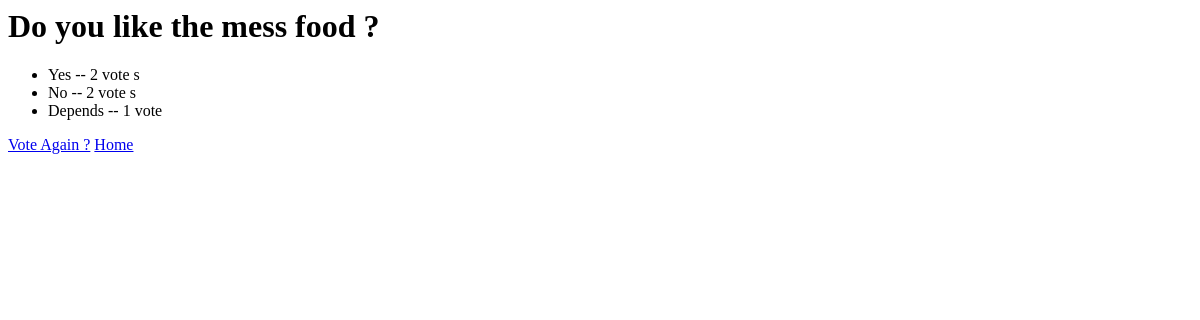
Before: /polls/4/results/ with the older database file.
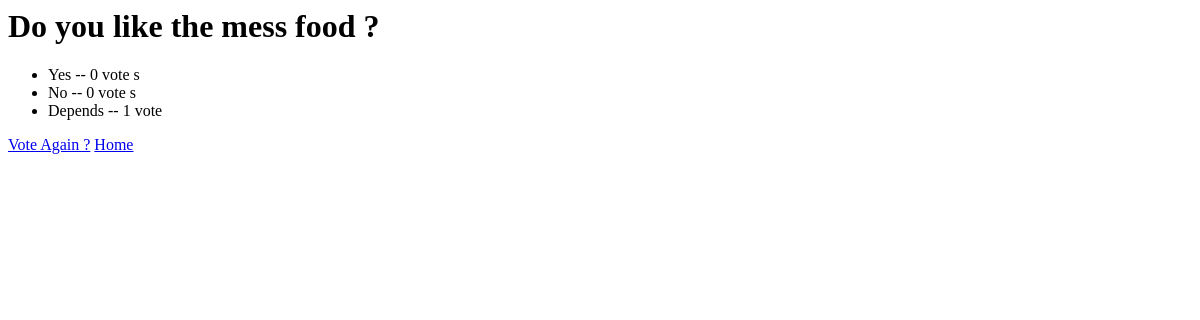
After: the same page with the newer database file.
### Polls/models.py (models this page shows, shortened)
class Question(models.Model):
    questionText = models.CharField(max_length=200)
    pubDate = models.DateTimeField("date published")

class Choice(models.Model):
    question = models.ForeignKey(Question, on_delete=models.CASCADE)
    choiceText = models.CharField(max_length=300)
    votes = models.IntegerField(default=0)

### Polls/views.py (the view)
# urls.py: path("<int:question_id>/results/", views.results, name="results"),
def results(request, question_id):
    question = get_object_or_404(Question, pk=question_id)
    return render(request, "Polls/results.html", {"question" : question})

### Polls/templates/Polls/results.html
<h1>{{ question.questionText }}</h1>
<ul>
    {%for choice in question.choice_set.all %}
        <li> {{ choice.choiceText }} -- {{ choice.votes }} vote {{choice.votes|pluralize}}</li>
    {% endfor %}
</ul>
<a href="{% url 'Polls:detail' question.id %}"> Vote Again ?</a>
<a href="{% url 'Polls:index' %}">Home</a>

Changed rows visible on the page:
changed Choice "Yes": votes "2" → "0"
changed Choice "No": votes "2" → "0"
